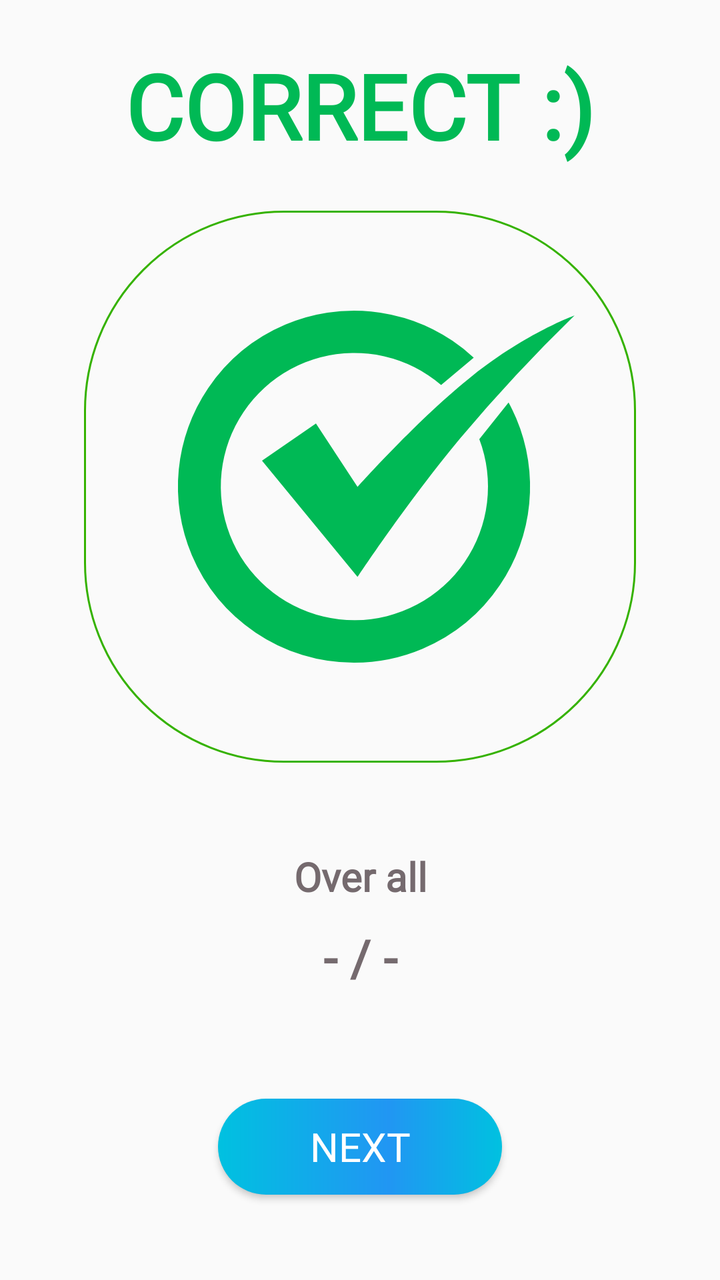
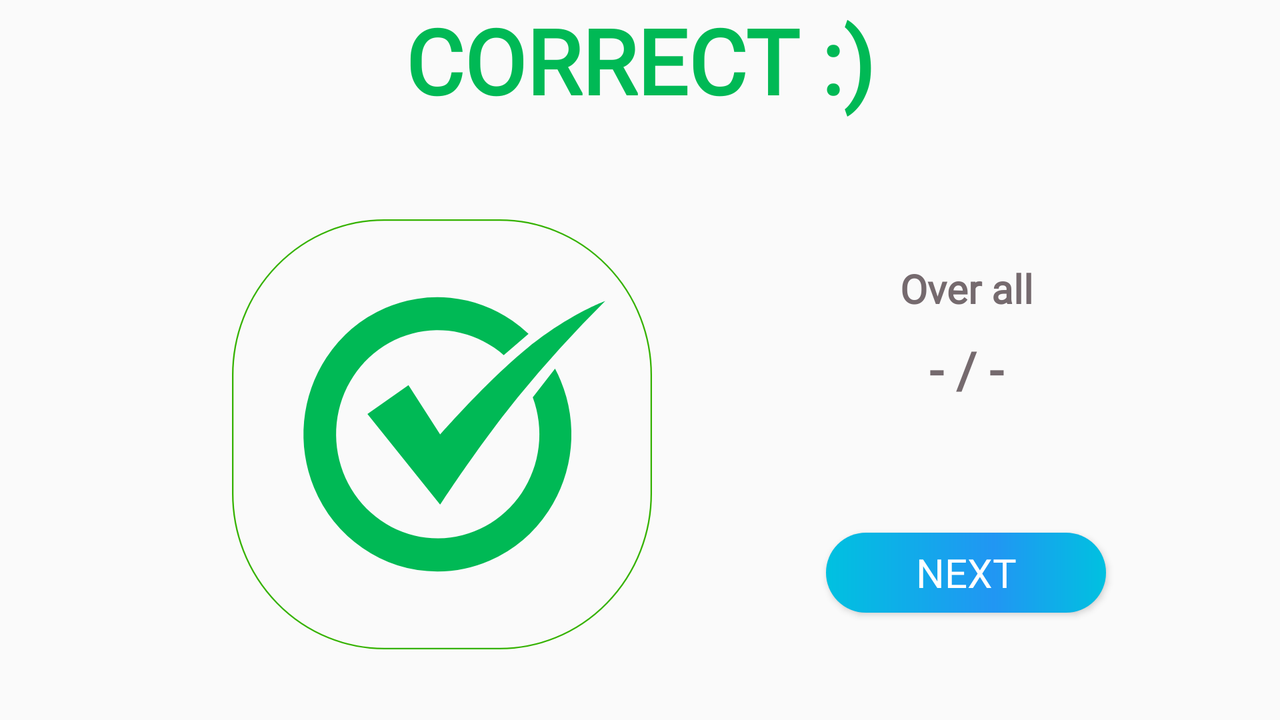

An Android layout and its configuration variant, each rendered on a device that would load it. The default file and the variant file are quoted in full after the pictures.
<!-- AndroidManifest.xml: application theme AppTheme -->
<!-- res/layout/frag_identify_breed_c.xml -->
<?xml version="1.0" encoding="utf-8"?>
<androidx.constraintlayout.widget.ConstraintLayout xmlns:android="http://schemas.android.com/apk/res/android"
    xmlns:app="http://schemas.android.com/apk/res-auto"
    xmlns:tools="http://schemas.android.com/tools"
    android:layout_width="match_parent"
    android:layout_height="match_parent">

    <Button
        android:id="@+id/button_next_breed_c"
        android:layout_width="142dp"
        android:layout_height="wrap_content"
        android:layout_gravity="center"
        android:layout_margin="20dp"
        android:layout_weight=".1"
        android:background="@drawable/button_next"
        android:clickable="true"
        android:elevation="@dimen/elevation_height"
        android:focusable="true"
        android:fontFamily="@font/poppins"
        android:gravity="center"
        android:text="@string/button_next"
        android:textColor="@android:color/white"
        android:textSize="20sp"
        app:layout_constraintBottom_toBottomOf="parent"
        app:layout_constraintEnd_toEndOf="parent"
        app:layout_constraintHorizontal_bias="0.5"
        app:layout_constraintStart_toStartOf="parent"
        app:layout_constraintTop_toBottomOf="@+id/result_view" />

    <TextView
        android:id="@+id/wrong"
        android:layout_width="match_parent"
        android:layout_height="wrap_content"
        android:elevation="@dimen/elevation_height"
        android:fontFamily="@string/FONT"
        android:text="@string/correct"
        android:textAlignment="center"
        android:textColor="@color/color_8_green"
        android:textSize="@dimen/c_r_fontSize"
        android:textStyle="bold"
        app:layout_constraintBottom_toTopOf="@+id/base"
        app:layout_constraintEnd_toEndOf="parent"
        app:layout_constraintStart_toStartOf="parent"
        app:layout_constraintTop_toTopOf="parent" />

    <ImageView
        android:id="@+id/base"
        android:layout_width="wrap_content"
        android:layout_height="wrap_content"
        android:layout_alignParentStart="true"
        android:layout_alignParentTop="true"
        android:layout_alignParentEnd="true"
        android:layout_alignParentBottom="true"
        android:layout_marginStart="10dp"
        android:layout_marginEnd="10dp"
        android:background="@drawable/img_correct"
        android:contentDescription="@string/image_viewer"
        android:elevation="@dimen/elevation_height"
        android:scaleType="fitCenter"
        app:layout_constraintBottom_toTopOf="@+id/result_view"
        app:layout_constraintEnd_toEndOf="parent"
        app:layout_constraintHorizontal_bias="0.5"
        app:layout_constraintStart_toStartOf="parent"
        app:layout_constraintTop_toBottomOf="@+id/wrong"
        app:layout_constraintVertical_bias="0.433"
        tools:ignore="MissingConstraints" />

    <LinearLayout
        android:id="@+id/result_view"
        android:layout_width="264dp"
        android:layout_height="103dp"
        android:foregroundGravity="center"
        android:gravity="center"
        android:orientation="vertical"
        app:layout_constraintBottom_toTopOf="@id/button_next_breed_c"
        app:layout_constraintEnd_toEndOf="parent"
        app:layout_constraintHorizontal_bias="0.5"
        app:layout_constraintStart_toStartOf="parent"
        app:layout_constraintTop_toBottomOf="@+id/base">

        <TextView
            android:id="@+id/over_all_txt"
            android:layout_width="match_parent"
            android:layout_height="wrap_content"
            android:elevation="@dimen/elevation_height"
            android:fontFamily="@string/FONT"
            android:padding="@dimen/answer_gb_padding"
            android:text="@string/over_all"
            android:textAlignment="center"
            android:textColor="@color/color_4"
            android:textSize="20sp"
            android:textStyle="bold" />

        <TextView
            android:id="@+id/text_result_breed_c"
            android:layout_width="match_parent"
            android:layout_height="wrap_content"
            android:elevation="@dimen/elevation_height"
            android:fontFamily="@string/FONT"
            android:text="@string/dummy_txt"
            android:textAlignment="center"
            android:textColor="@color/color_4"
            android:textSize="25sp"
            android:textStyle="bold" />

    </LinearLayout>
</androidx.constraintlayout.widget.ConstraintLayout>
<!-- resources referenced by this layout -->
<resources>
  <color name="color_4">#756a6e</color>
  <color name="color_8_green">#00B955</color>
  <dimen name="answer_gb_padding">10dp</dimen>
  <dimen name="c_r_fontSize">45sp</dimen>
  <dimen name="elevation_height">2.5dp</dimen>
  <!-- drawable button_next (drawable) -->
  <?xml version="1.0" encoding="utf-8"?>
  <shape xmlns:android="http://schemas.android.com/apk/res/android">
  
      <corners android:radius="50dp" />
      <gradient
          android:centerColor="@color/color_10_blue1"
          android:centerX="60%"
          android:endColor="@color/color_10_blue"
          android:startColor="@color/color_10_blue"
          android:type="linear" />
      <padding
          android:bottom="0dp"
          android:left="0dp"
          android:right="0dp"
          android:top="0dp" />
  
  </shape>
  <!-- drawable img_correct (drawable) -->
  <vector xmlns:android="http://schemas.android.com/apk/res/android" xmlns:aapt="http://schemas.android.com/aapt"
      android:viewportWidth="276"
      android:viewportHeight="276"
      android:width="276dp"
      android:height="276dp">
      <group
          android:translateX="-42"
          android:translateY="-140">
          <group
              android:translateX="42"
              android:translateY="140">
              <path
                  android:pathData="M100 0.5H176A99.5 99.5 0 0 1 275.5 100V176A99.5 99.5 0 0 1 176 275.5H100A99.5 99.5 0 0 1 0.5 176V100A99.5 99.5 0 0 1 100 0.5Z"
                  android:strokeColor="#35B200"
                  android:strokeWidth="1" />
          </group>
          <group
              android:translateX="-1663"
              android:translateY="-1119">
              <group
                  android:translateX="1752"
                  android:translateY="1309">
                  <path
                      android:pathData="M88 176a87.591 87.591 0 0 1 -49.2 -15.029A88.258 88.258 0 0 1 6.916 122.253 87.885 87.885 0 0 1 15.029 38.8 88.262 88.262 0 0 1 53.747 6.916 87.884 87.884 0 0 1 137.2 15.029 88.751 88.751 0 0 1 147.866 23.5l-16.3 13.636a66.8 66.8 0 1 0 19.088 27.113l14.627 -18.369c1.4 2.564 2.678 5.21 3.8 7.864a87.885 87.885 0 0 1 -8.113 83.455 88.257 88.257 0 0 1 -38.718 31.883A87.432 87.432 0 0 1 88 176Z"
                      android:fillColor="#00B955" />
              </group>
              <group
                  android:translateX="1794"
                  android:translateY="1384">
                  <path
                      android:pathData="M0 0L26.973 -18.572 47.808 13.154S78.47 -21.3 105.579 -42.723s50.668 -29.833 50.668 -29.833A836.615 836.615 0 0 0 98.95 -11C71.84 21.678 47.808 58.14 47.808 58.14Z"
                      android:fillColor="#00B955" />
              </group>
          </group>
      </group>
  </vector>
  <string name="FONT" tools:ignore="ReferenceType">@font/montserrat</string>
  <string name="button_next">NEXT</string>
  <string name="correct">CORRECT :)</string>
  <string name="dummy_txt">- / -</string>
  <string name="image_viewer">Image viewer</string>
  <string name="over_all">Over all</string>
  <style name="AppTheme" parent="Theme.AppCompat.Light.NoActionBar">
          
          <item name="windowActionBar">false</item>
          <item name="windowNoTitle">true</item>
          <item name="colorPrimary">@color/colorPrimary</item>
          <item name="colorPrimaryDark">@color/colorPrimaryDark</item>
          <item name="colorAccent">@color/colorAccent</item>
  
          <item name="android:windowContentTransitions">true</item>
      </style>
  <color name="color_10_blue1">#2196F3</color>
  <color name="color_10_blue">#00C1E0</color>
  <color name="colorPrimary">#9a8b8d</color>
  <color name="colorPrimaryDark">#EBB131</color>
  <color name="colorAccent">#756a6e</color>
</resources>
<!-- res/layout-land/frag_identify_breed_c.xml (the repository's variant of the layout above) -->
<!-- drawn on the phone turned sideways -->
<?xml version="1.0" encoding="utf-8"?>
<androidx.constraintlayout.widget.ConstraintLayout xmlns:android="http://schemas.android.com/apk/res/android"
    xmlns:app="http://schemas.android.com/apk/res-auto"
    xmlns:tools="http://schemas.android.com/tools"
    android:layout_width="match_parent"
    android:layout_height="match_parent">

    <Button
        android:id="@+id/button_next_breed_c"
        android:layout_width="140dp"
        android:layout_height="40dp"
        android:layout_gravity="center"
        android:layout_margin="20dp"
        android:layout_marginBottom="8dp"
        android:layout_weight=".1"
        android:background="@drawable/button_next"
        android:clickable="true"
        android:elevation="@dimen/elevation_height"
        android:focusable="true"
        android:fontFamily="@font/poppins"
        android:gravity="center"
        android:text="@string/button_next"
        android:textColor="@android:color/white"
        android:textSize="20sp"
        app:layout_constraintBottom_toBottomOf="parent"
        app:layout_constraintEnd_toEndOf="parent"
        app:layout_constraintStart_toEndOf="@+id/base"
        app:layout_constraintTop_toBottomOf="@+id/result_view"
        app:layout_constraintVertical_bias="1.0" />

    <TextView
        android:id="@+id/wrong"
        android:layout_width="match_parent"
        android:layout_height="wrap_content"
        android:elevation="@dimen/elevation_height"
        android:fontFamily="@string/FONT"
        android:text="@string/correct"
        android:textAlignment="center"
        android:textColor="@color/color_8_green"
        android:textSize="@dimen/c_r_fontSize"
        android:textStyle="bold"
        app:layout_constraintEnd_toEndOf="parent"
        app:layout_constraintStart_toStartOf="parent"
        app:layout_constraintTop_toTopOf="parent" />

    <ImageView
        android:id="@+id/base"
        android:layout_width="210dp"
        android:layout_height="215dp"
        android:layout_alignParentStart="true"
        android:layout_alignParentTop="true"
        android:layout_alignParentEnd="true"
        android:layout_alignParentBottom="true"
        android:layout_marginStart="116dp"
        android:background="@drawable/img_correct"
        android:contentDescription="@string/image_viewer"
        android:elevation="@dimen/elevation_height"
        android:scaleType="fitCenter"
        app:layout_constraintStart_toStartOf="parent"
        app:layout_constraintTop_toTopOf="@+id/result_view"
        tools:ignore="MissingConstraints" />

    <LinearLayout
        android:id="@+id/result_view"
        android:layout_width="264dp"
        android:layout_height="103dp"
        android:layout_marginTop="16dp"
        android:foregroundGravity="center"
        android:gravity="center"
        android:orientation="vertical"
        app:layout_constraintBottom_toTopOf="@+id/button_next_breed_c"
        app:layout_constraintEnd_toEndOf="parent"
        app:layout_constraintStart_toEndOf="@+id/base"
        app:layout_constraintTop_toBottomOf="@+id/wrong">

        <TextView
            android:id="@+id/over_all_txt"
            android:layout_width="match_parent"
            android:layout_height="wrap_content"
            android:elevation="@dimen/elevation_height"
            android:fontFamily="@string/FONT"
            android:padding="@dimen/answer_gb_padding"
            android:text="@string/over_all"
            android:textAlignment="center"
            android:textColor="@color/color_4"
            android:textSize="20sp"
            android:textStyle="bold" />

        <TextView
            android:id="@+id/text_result_breed_c"
            android:layout_width="match_parent"
            android:layout_height="wrap_content"
            android:elevation="@dimen/elevation_height"
            android:fontFamily="@string/FONT"
            android:text="@string/dummy_txt"
            android:textAlignment="center"
            android:textColor="@color/color_4"
            android:textSize="25sp"
            android:textStyle="bold" />

    </LinearLayout>
</androidx.constraintlayout.widget.ConstraintLayout>
